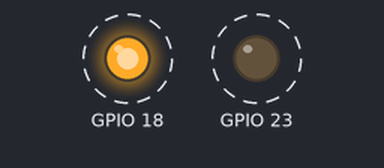
Bench run of a program on a simulated Raspberry Pi (BCM pin numbers). Parts: output pins drawn as LEDs (lit = HIGH). Dashed ring = blinking. What the program prints to the terminal is not drawn.

Above: at 0.5 s.
Timing chart, 0 to 4.6 s (numbered marks = the images above):
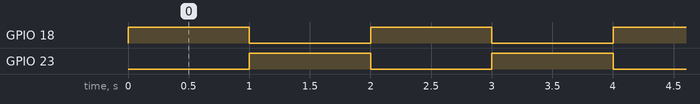

Measured:
- by itself, GPIO 18, GPIO 23: alternates HIGH for 1.0 s and LOW for 1.0 s

The program:

motortest.py
```python
"""Set-up and execute the main loop"""
import RPi.GPIO as GPIO
import time

GPIO.setmode(GPIO.BCM)
GPIO.setwarnings(False)

#Right motor input A
GPIO.setup(18,GPIO.OUT)
#Right motor input B
GPIO.setup(23,GPIO.OUT)

print('In main loop')
while True:
    print('Rotating both motors in clockwise direction')
    GPIO.output(18,GPIO.HIGH)
    GPIO.output(23,GPIO.LOW)
    time.sleep(1)
    GPIO.output(18,GPIO.LOW)

    print('Rotating both motors in anticlockwise direction')
    GPIO.output(18,GPIO.LOW)
    GPIO.output(23,GPIO.HIGH)
    time.sleep(1)
    GPIO.output(23,GPIO.LOW)
```
